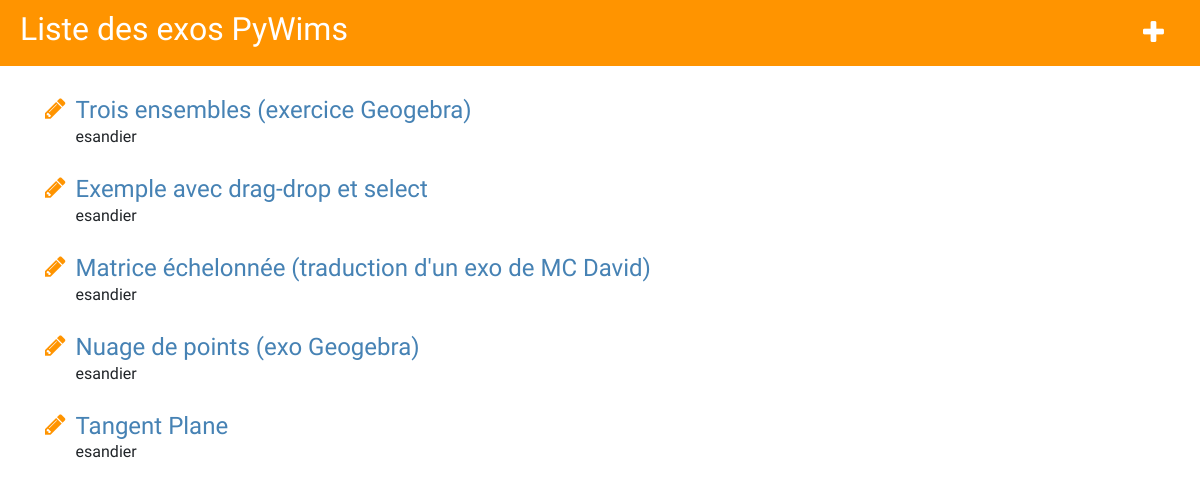
Before: / with the older database file.
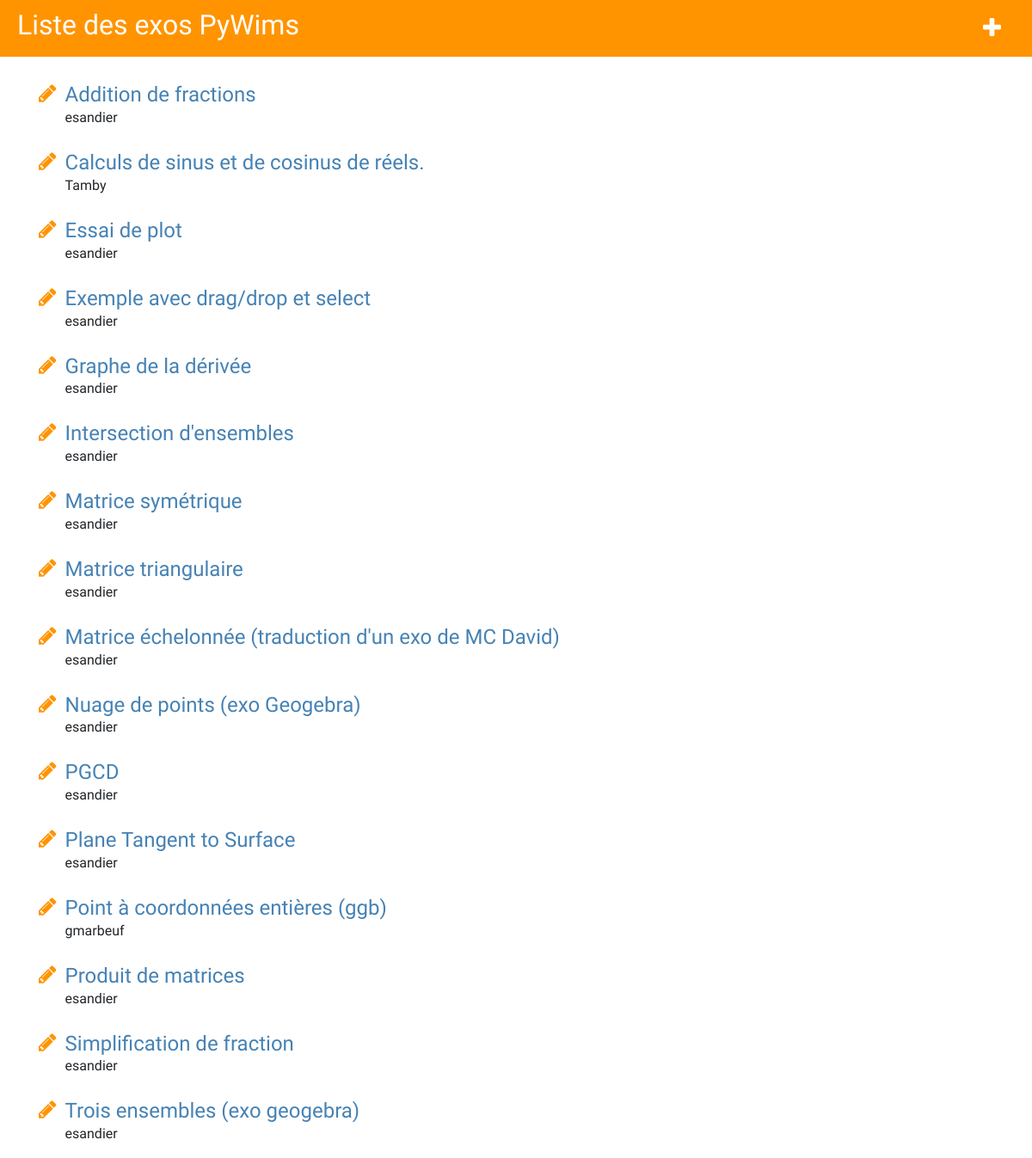
After: the same page with the newer database file.
### pywims_exos/models.py (models this page shows, shortened)
class Exo(models.Model):
    layouts_enonce = {'STD': 'layout_standard_ajax.html', 'GGB': 'layout_geogebra_ajax.html'}
    layouts_corrige = {'STD': 'layout_standard_corrige.html', 'GGB': 'layout_geogebra_corrige.html'}
    EXO_LAYOUTS = (('STD', 'Standard'), ('GGB', 'Geogebra'))
    EXOS_EMPTY_GGB_FILE = os.path.join(settings.MEDIA_ROOT,'ggb_files/empty.ggb')
    block_info = {
        'STD' : [
            {'name': 'avant', 'label': 'Avant', 'langage':'python'},
            {'name': 'enonce', 'label': 'Enoncé', 'langage':'django'},
            {'name': 'apres', 'label': 'Après', 'langage':'python'},
            {'name': 'reponse', 'label': 'Réponse', 'langage':'django'}],
        'GGB' : [
            {'name': 'avant', 'label': 'Avant', 'langage':'python'},
            {'name': 'ggb_commands', 'label': 'Geogebra', 'langage':'django'},
            {'name': 'enonce', 'label': 'Enoncé', 'langage':'django'},
            {'name': 'apres', 'label': 'Après', 'langage':'python'},
            {'name': 'reponse', 'label': 'Réponse', 'langage':'django'}]}
    layout = models.CharField(max_length=3, choices=EXO_LAYOUTS, default = 'STD')
    author = models.ForeignKey('auth.User', on_delete=models.DO_NOTHING)
    title = models.CharField(max_length=200)
    ggb_file = models.FileField(upload_to = 'ggb_files', blank = True, default = '')
    avant = models.TextField(blank = True, default = '')
    ggb_commands = models.TextField(blank = True, default = '')
    enonce = models.TextField(blank = True, default = '')
    apres = models.TextField(blank = True, default = '')
    reponse = models.TextField(blank = True, default = '')

### pywims_exos/views.py (the view, shortened to what this page needs)
# urls.py: re_path(r'^$', views.liste_exos, name='liste_exos'),
def liste_exos(request):
	if request.method == 'GET':
		exos = Exo.objects.all().order_by('title')
		return render(request, 'pywims_exos/liste_exos.html', {'exos': exos})

### pywims_exos/templates/pywims_exos/liste_exos.html (shortened to what this page needs)
{% extends 'pywims_exos/layout_appli.html' %}
{% block contenu %}
<div class = 'titre'>
	<h1>Liste des exos PyWims</h1>
	<button id = 'plus_button' class="glyph"><span class="fa fa-plus"></span></button>
</div>
<div class="content container">
	<div class="row">
		<div class="col"  id = 'liste-exos'>
			{% for exo in exos %}
			<div class = 'item-liste'>
				<a href="{% url 'dev_exo' pk=exo.pk %}" class="list-glyph">
					<span class="fa fa-pencil"></span></a>
				<div style = 'display:inline-block'>
					<a href="{% url 'run_exo_ajax' pk=exo.pk %}" class="list-title">
						<h1>{{ exo.title }}	</h1>
					</a>
					<p>{{ exo.author }}</p>
				</div>
			</div>
			{% endfor %}
		</div>
	</div>
</div>
{% endblock %}

### pywims_exos/templates/pywims_exos/layout_appli.html (shortened to what this page needs)
{% load static %}
<html>
<head>
<link rel="stylesheet" href="https://maxcdn.bootstrapcdn.com/bootstrap/4.0.0-alpha.6/css/bootstrap.min.css">
<link rel="stylesheet" href="https://maxcdn.bootstrapcdn.com/font-awesome/4.4.0/css/font-awesome.min.css">
<link rel="stylesheet" href="{% static 'css/pywims_exos.css' %}">
 <link rel="stylesheet" type="text/css" href="http://jsxgraph.uni-bayreuth.de/distrib/jsxgraph.css" />
  <link rel="stylesheet" href="https://code.jquery.com/ui/1.12.1/themes/base/jquery-ui.css">
</head>
<body>
{% block contenu %}
{% endblock %}
</body>
</html>

### pywims_exos/static/css/pywims_exos.css (style rules this page uses)
* { box-sizing: border-box; -webkit-box-sizing: border-box; -moz-box-sizing: border-box; }
body { font-family: 'Crete Round', serif; }
div.titre h1, div.titre h1 a, div.titre h1 a:visited, div.titre h1 a:active { color: #ffffff; font-size: 24pt; text-decoration: none; }
div.titre { background-color: #ff9400; margin-top: 0; margin-bottom: 20px; padding: 10px 10px 10px 20px; display:flex; justify-content: space-between; }
.glyph, .glyph-visited, .dev-glyph,.dev-glyph:visited { background:inherit; border:none; color: #ffffff; font-size: 20pt; margin-right: 20px; align-self:center; }
div.item-liste { display:flex; margin-top: 10px; }
div.item-liste h1, input.item-liste { font-size: 18pt; color: SteelBlue; margin: 0px; }
.list-glyph, .list-glyph:hover, .list-glyph:visited,.list-title, .list-title:hover, .list-title:visited { color: #ff9400; float: left; font-size: 18pt; margin-right: 10px; align-self:flex-start; }

Changed rows visible on the page:
removed Exo: title "Trois ensembles (exercice Geogebra)", author "esandier"
removed Exo: title "Exemple avec drag-drop et select", author "esandier"
removed Exo: title "Tangent Plane", author "esandier"
added Exo: title "Addition de fractions", author "esandier"
added Exo: title "Calculs de sinus et de cosinus de réels.", author "Tamby"
added Exo: title "Essai de plot", author "esandier"
added Exo: title "Exemple avec drag/drop et select", author "esandier"
added Exo: title "Graphe de la dérivée", author "esandier"
added Exo: title "Intersection d'ensembles", author "esandier"
added Exo: title "Matrice symétrique", author "esandier"
added Exo: title "Matrice triangulaire", author "esandier"
added Exo: title "PGCD", author "esandier"
added Exo: title "Plane Tangent to Surface", author "esandier"
added Exo: title "Point à coordonnées entières (ggb)", author "gmarbeuf"
added Exo: title "Produit de matrices", author "esandier"
added Exo: title "Simplification de fraction", author "esandier"
added Exo: title "Trois ensembles (exo geogebra)", author "esandier"
